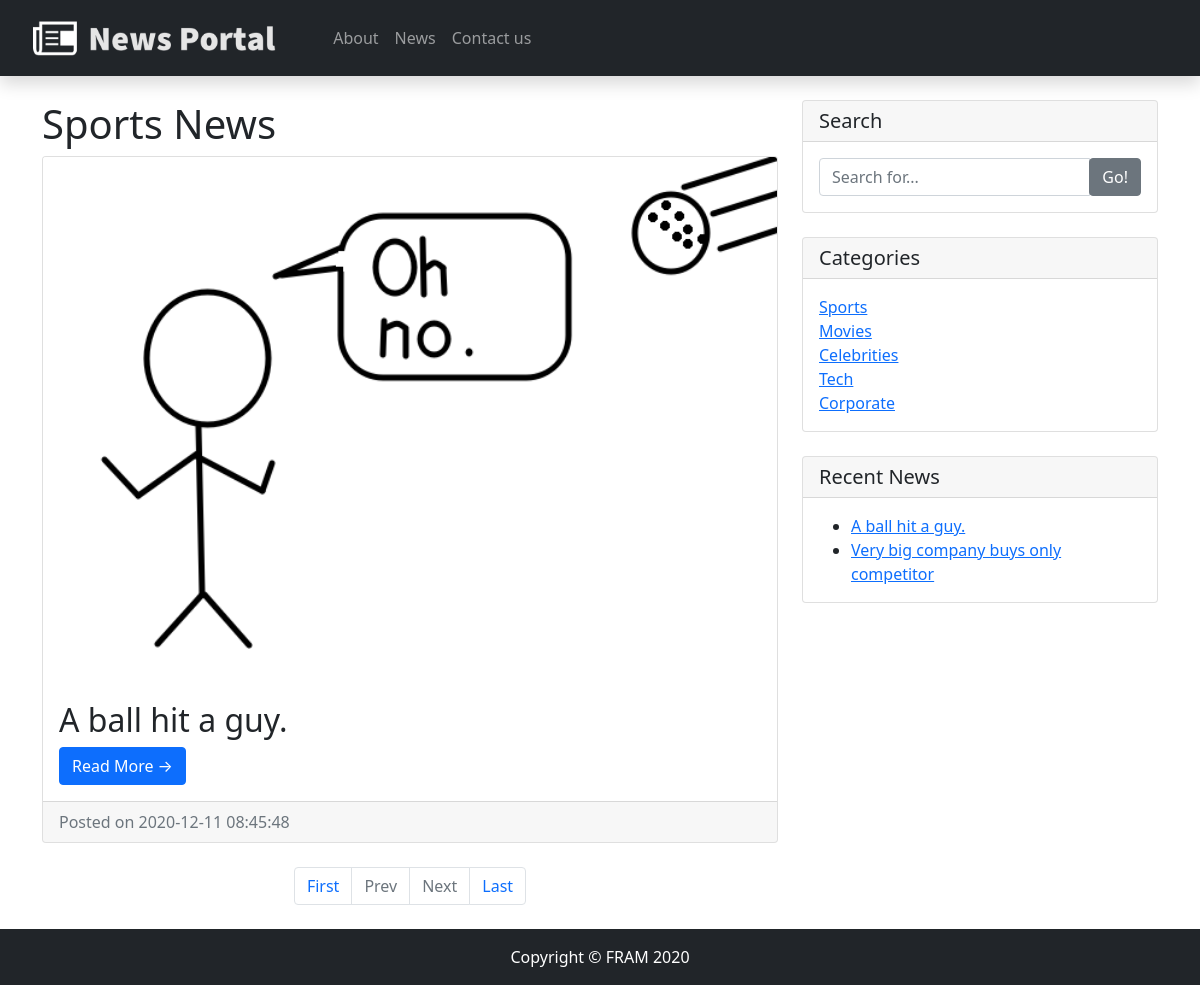
/category.php?catid=8, run on the app's committed database.
### tables this page shows
CREATE TABLE `tblposts` (
  `id` int(11) NOT NULL,
  `PostTitle` longtext DEFAULT NULL,
  `CategoryId` int(11) DEFAULT NULL,
  `SubCategoryId` int(11) DEFAULT NULL,
  `OrigPostDetails` longtext DEFAULT NULL,
  `PostDetails` longtext DEFAULT NULL,
  `PostingDate` timestamp NULL DEFAULT current_timestamp(),
  `UpdationDate` timestamp NULL DEFAULT NULL ON UPDATE current_timestamp(),
  `Is_Active` int(1) DEFAULT NULL,
  `PostUrl` mediumtext DEFAULT NULL,
  `PostImage` varchar(255) DEFAULT NULL
);

CREATE TABLE `tblcategory` (
  `id` int(11) NOT NULL,
  `CategoryName` varchar(200) DEFAULT NULL,
  `Description` mediumtext DEFAULT NULL,
  `PostingDate` timestamp NULL DEFAULT current_timestamp(),
  `UpdationDate` timestamp NULL DEFAULT '0000-00-00 00:00:00' ON UPDATE current_timestamp(),
  `Is_Active` int(1) DEFAULT NULL
);

### category.php (the view, shortened to what this page needs)
<?php
include 'includes/config.php';
?>
<!DOCTYPE html>
<html lang="en">
<head>
    <link href="vendor/bootstrap/css/bootstrap.min.css" rel="stylesheet">
    <link href="css/modern-business.css" rel="stylesheet">
</head>
<body>
    <div class="d-flex flex-column min-vh-100">
        <?php include 'includes/header.php'; ?>
        <div class="container flex-fill">
            <div class="row mt-4">
                <div class="col-md-8">
                    <?php
                    if (isset($_GET['pageno'])) {
                        $pageno = $_GET['pageno'];
                    } else {
                        $pageno = 1;
                    }
                    $no_of_records_per_page = 8;
                    $offset = ($pageno - 1) * $no_of_records_per_page;
                    $total_pages_sql = "SELECT COUNT(*) FROM tblposts";
                    $result = mysqli_query($con, $total_pages_sql);
                    $total_rows = mysqli_fetch_array($result)[0];
                    $total_pages = ceil($total_rows / $no_of_records_per_page);
                    $query = mysqli_query($con, "select tblposts.id as pid,tblposts.PostTitle as posttitle,tblposts.PostImage,tblcategory.CategoryName as category,tblsubcategory.Subcategory as subcategory,tblposts.PostDetails as postdetails,tblposts.PostingDate as postingdate,tblposts.PostUrl as url from tblposts left join tblcategory on tblcategory.id=tblposts.CategoryId left join  tblsubcategory on  tblsubcategory.SubCategoryId=tblposts.SubCategoryId where tblposts.CategoryId='" . $_SESSION['catid'] . "' and tblposts.Is_Active=1 order by tblposts.id desc LIMIT $offset, $no_of_records_per_page");
                    $rowcount = mysqli_num_rows($query);
                    if ($rowcount == 0) {
                        echo "No record found";
                    } else {
                        while ($row = mysqli_fetch_array($query)) {
                    ?>
                            <h1><?php echo htmlentities($row['category']); ?> News</h1>
                            <div class="card mb-4">
                                <img class="card-img-top" src="admin/postimages/<?php echo htmlentities($row['PostImage']); ?>" alt="<?php echo htmlentities($row['posttitle']); ?>">
                                <div class="card-body">
                                    <h2 class="card-title"><?php echo htmlentities($row['posttitle']); ?></h2>
                                    <a href="news-details.php?nid=<?php echo htmlentities($row['pid']) ?>" class="btn btn-primary">Read More &rarr;</a>
                                </div>
                                <div class="card-footer text-muted">
                                    Posted on <?php echo htmlentities($row['postingdate']); ?>
                                </div>
                            </div>
                        <?php } ?>
                        <ul class="pagination justify-content-center mb-4">
                            <li class="page-item"><a href="?pageno=1" class="page-link">First</a></li>
                            <li class="<?php if ($pageno <= 1) {
                                            echo 'disabled';
                                        } ?> page-item">
                                <a href="<?php if ($pageno <= 1) {
                                                echo '#';
                                            } else {
                                                echo "?pageno=" . ($pageno - 1);
                                            } ?>" class="page-link">Prev</a>
                            </li>
                            <li class="<?php if ($pageno >= $total_pages) {
                                            echo 'disabled';
                                        } ?> page-item">
                                <a href="<?php if ($pageno >= $total_pages) {
                                                echo '#';
                                            } else {
                                                echo "?pageno=" . ($pageno + 1);
                                            } ?> " class="page-link">Next</a>
                            </li>
                            <li class="page-item"><a href="?pageno=<?php echo $total_pages; ?>" class="page-link">Last</a></li>
                        </ul>
                    <?php } ?>
                </div>
                <?php include 'includes/sidebar.php'; ?>
            </div>
        </div>
        <?php include 'includes/footer.php'; ?>
    </head>
</body>
</html>

### includes/sidebar.php
<div class="col-md-4">
    <div class="card mb-4">
        <h5 class="card-header">Search</h5>
        <div class="card-body">
            <form name="search" action="search.php" method="post">
                <div class="input-group">
                    <input type="text" name="searchtitle" class="form-control" placeholder="Search for..." required>
                    <span class="input-group-btn">
                        <button class="btn btn-secondary" type="submit">Go!</button>
                    </span>
            </form>
        </div>
    </div>
</div>
<div class="card my-4">
    <h5 class="card-header">Categories</h5>
    <div class="card-body">
        <div class="row">
            <div class="col-lg-6">
                <ul class="list-unstyled mb-0">
                    <?php $query = mysqli_query($con, "select id,CategoryName from tblcategory");
                      while ($row = mysqli_fetch_array($query)) {
                      ?>
                        <li>
                            <a href="category.php?catid=<?php echo htmlentities($row['id']) ?>"><?php echo htmlentities($row['CategoryName']); ?></a>
                        </li>
                    <?php } ?>
                </ul>
            </div>
        </div>
    </div>
</div>
<div class="card mt-4">
    <h5 class="card-header">Recent News</h5>
    <div class="card-body">
        <ul class="mb-0">
            <?php
              $query = mysqli_query($con, "select tblposts.id as pid,tblposts.PostTitle as posttitle from tblposts left join tblcategory on tblcategory.id=tblposts.CategoryId left join  tblsubcategory on  tblsubcategory.SubCategoryId=tblposts.SubCategoryId limit 8");
              while ($row = mysqli_fetch_array($query)) {
              ?>
                <li>
                    <a href="news-details.php?nid=<?php echo htmlentities($row['pid']) ?>"><?php echo htmlentities($row['posttitle']); ?></a>
                </li>
            <?php } ?>
        </ul>
    </div>
</div>
</div>

### data on the page
tblposts: CategoryId.CategoryName "Sports", PostImage (picture), PostTitle "A ball hit a guy.", PostingDate "2020-12-11 08:45:48"
tblcategory: CategoryName "Sports"
tblcategory: CategoryName "Movies"
tblcategory: CategoryName "Celebrities"
tblcategory: CategoryName "Tech"
tblcategory: CategoryName "Corporate"
tblposts: PostTitle "Very big company buys only competitor"
